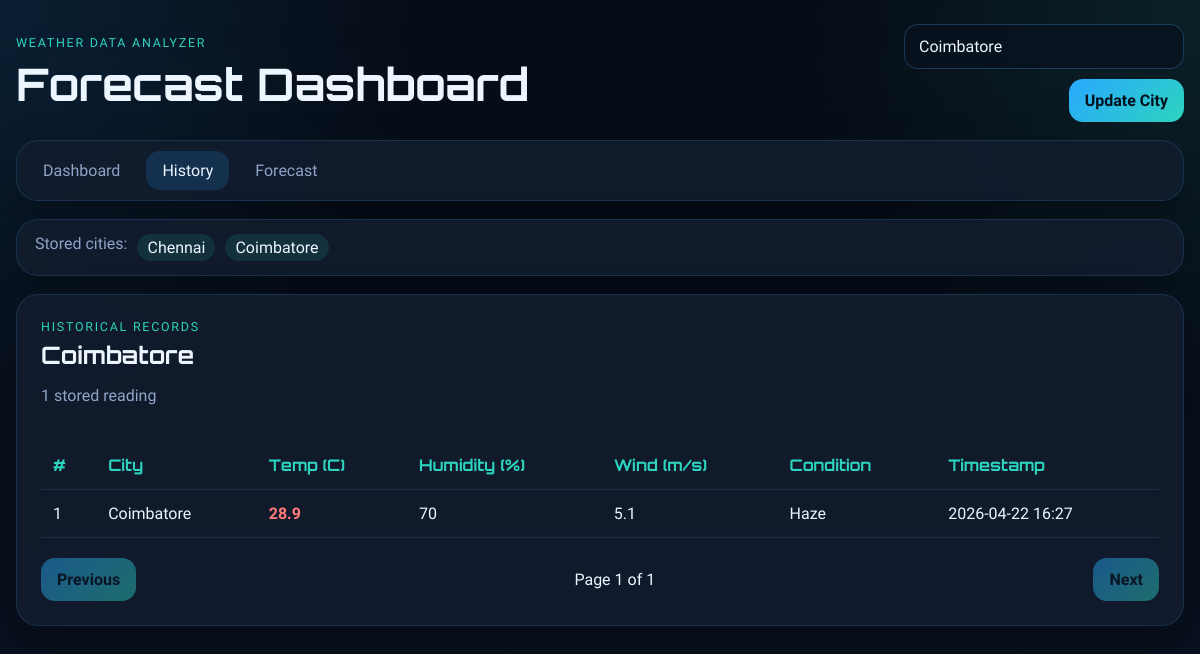
The page /history?city=Coimbatore on the database its author committed.
### tables this page shows
CREATE TABLE weather_records (
                id INTEGER PRIMARY KEY AUTOINCREMENT,
                city TEXT NOT NULL,
                temperature REAL NOT NULL,
                humidity INTEGER NOT NULL,
                wind_speed REAL NOT NULL,
                description TEXT NOT NULL,
                timestamp TEXT NOT NULL
            );

### app.py (the view)
@app.route("/history")
def history():
    init_db()
    city = _selected_city()
    session["last_city"] = city
    page = max(request.args.get("page", 1, type=int), 1)
    records, total = get_paginated_history(city, page=page, per_page=RECORDS_PER_PAGE)
    total_pages = max(math.ceil(total / RECORDS_PER_PAGE), 1)
    return render_template(
        "history.html",
        city=city,
        records=_prepared_history(records),
        page=page,
        total_pages=total_pages,
        total_records=total,
        available_cities=get_all_cities(),
    )

### app.py (called while the page is built)
def _selected_city() -> str:
    city = request.args.get("city", "").strip() or session.get("last_city") or DEFAULT_CITY
    return city.strip() or DEFAULT_CITY

def _format_datetime(value: str | None) -> str:
    if not value:
        return "N/A"
    try:
        return datetime.fromisoformat(value).strftime("%Y-%m-%d %H:%M")
    except ValueError:
        return value

def _prepared_history(records: list[dict]) -> list[dict]:
    prepared = []
    for record in records:
        prepared_record = dict(record)
        prepared_record["display_timestamp"] = _format_datetime(record.get("timestamp"))
        prepared.append(prepared_record)
    return prepared

### modules/storage.py (called while the page is built)
def get_connection() -> sqlite3.Connection:
    connection = sqlite3.connect(DB_PATH)
    connection.row_factory = sqlite3.Row
    return connection

def init_db() -> None:
    with get_connection() as connection:
        connection.execute(
            """
            CREATE TABLE IF NOT EXISTS weather_records (
                id INTEGER PRIMARY KEY AUTOINCREMENT,
                city TEXT NOT NULL,
                temperature REAL NOT NULL,
                humidity INTEGER NOT NULL,
                wind_speed REAL NOT NULL,
                description TEXT NOT NULL,
                timestamp TEXT NOT NULL
            )
            """
        )
        connection.commit()

def get_paginated_history(city: str, page: int = 1, per_page: int = 10) -> tuple[list[dict], int]:
    init_db()
    offset = max(page - 1, 0) * per_page
    with get_connection() as connection:
        total = connection.execute(
            """
            SELECT COUNT(*) AS total
            FROM weather_records
            WHERE LOWER(city) = LOWER(?)
            """,
            (city,),
        ).fetchone()["total"]
        rows = connection.execute(
            """
            SELECT id, city, temperature, humidity, wind_speed, description, timestamp
            FROM weather_records
            WHERE LOWER(city) = LOWER(?)
            ORDER BY timestamp DESC
            LIMIT ? OFFSET ?
            """,
            (city, per_page, offset),
        ).fetchall()
    return [dict(row) for row in rows], total

### templates/history.html (shortened to what this page needs)
{% extends "base.html" %}
{% block content %}
<section class="panel">
    <div class="panel-header">
        <div>
            <p class="eyebrow">Historical Records</p>
            <h2>{{ city }}</h2>
            <p class="muted">{{ total_records }} stored reading{% if total_records != 1 %}s{% endif %}</p>
        </div>
    </div>
    {% if records %}
    <div class="table-wrap">
        <table id="historyTable" class="history-table">
            <thead>
                <tr>
                    <th data-sort="number">#</th>
                    <th data-sort="string">City</th>
                    <th data-sort="number">Temp (C)</th>
                    <th data-sort="number">Humidity (%)</th>
                    <th data-sort="number">Wind (m/s)</th>
                    <th data-sort="string">Condition</th>
                    <th data-sort="string">Timestamp</th>
                </tr>
            </thead>
            <tbody>
                {% for record in records %}
                <tr>
                    <td>{{ record.id }}</td>
                    <td>{{ record.city }}</td>
                    <td class="temp-cell {% if record.temperature < 10 %}cold{% elif record.temperature > 25 %}hot{% else %}mild{% endif %}">
                        {{ "%.1f"|format(record.temperature) }}
                    </td>
                    <td>{{ record.humidity }}</td>
                    <td>{{ "%.1f"|format(record.wind_speed) }}</td>
                    <td>{{ record.description }}</td>
                    <td>{{ record.display_timestamp }}</td>
                </tr>
                {% endfor %}
            </tbody>
        </table>
    </div>
    <div class="pagination">
        <a class="{% if page == 1 %}disabled{% endif %}" href="{{ url_for('history', city=city, page=page-1 if page > 1 else 1) }}">Previous</a>
        <span>Page {{ page }} of {{ total_pages }}</span>
        <a class="{% if page == total_pages %}disabled{% endif %}" href="{{ url_for('history', city=city, page=page+1 if page < total_pages else total_pages) }}">Next</a>
    </div>
    {% else %}
    <div class="empty-state">
        <h3>No stored weather history</h3>
        <p>Search for {{ city }} on the dashboard to save records, then come back here.</p>
    </div>
    {% endif %}
</section>
{% endblock %}

### static/css/style.css (style rules this page uses)
:root { --bg: #08111f; --bg-soft: #101b2e; --panel: rgba(18, 28, 46, 0.9); --panel-border: rgba(84, 172, 255, 0.16); --text: #edf6ff; --muted: #90a4c7; --electric: #29a8ff; --teal: #2dd4bf; --violet: #8b5cf6; --danger: #ff5f79; --warning: #fbbf24; --success: #34d399; --shadow: 0 20px 45px rgba(0, 0, 0, 0.28); }
* { box-sizing: border-box; }
body { margin: 0; min-height: 100vh; color: var(--text); font-family: "Exo 2", Arial, sans-serif; background: radial-gradient(circle at top left, rgba(41, 168, 255, 0.12), transparent 30%), radial-gradient(circle at top right, rgba(45, 212, 191, 0.1), transparent 28%), linear-gradient(180deg, #060c16 0%, #091221 100%); }
a { color: inherit; text-decoration: none; }
.topbar, .nav-bar, .city-strip, .panel, .flash { backdrop-filter: blur(14px); }
.eyebrow { margin: 0 0 6px; color: var(--teal); text-transform: uppercase; letter-spacing: 0.14em; font-size: 0.78rem; }
.app-title, h1, h2, h3, th { font-family: "Orbitron", Arial, sans-serif; }
.search-form button, .pagination a { padding: 12px 16px; border: 0; border-radius: 14px; background: linear-gradient(135deg, var(--electric), var(--teal)); color: #03111d; font-weight: 700; cursor: pointer; transition: transform 0.2s ease, box-shadow 0.2s ease; }
.nav-bar, .city-strip, .panel, .flash { border: 1px solid var(--panel-border); border-radius: 22px; background: var(--panel); box-shadow: var(--shadow); }
.panel { padding: 24px; }
.panel-header { display: flex; justify-content: space-between; gap: 18px; align-items: flex-start; margin-bottom: 20px; }
.panel h2, .panel h3 { margin: 0; }
.muted { color: var(--muted); }
.table-wrap { overflow-x: auto; }
.history-table { width: 100%; border-collapse: collapse; }
.history-table th, .history-table td { padding: 14px 12px; text-align: left; border-bottom: 1px solid rgba(144, 164, 199, 0.14); }
.history-table th { color: var(--teal); cursor: pointer; user-select: none; }
.temp-cell { font-weight: 700; }
.temp-cell.hot { color: #ff7b7b; }
.pagination { display: flex; justify-content: space-between; align-items: center; gap: 16px; margin-top: 20px; }
.pagination .disabled { pointer-events: none; opacity: 0.45; }

### rows shown on the page
weather_records: city "Coimbatore", id "1", temperature "28.9", humidity "70", wind_speed "5.1", description "Haze", display_timestamp "2026-04-22 16:27"

### other values the page prints
{{ stored_city }} "Chennai" "Coimbatore"
{{ total_records }} "1"
{{ page }} "1"
{{ total_pages }} "1"
